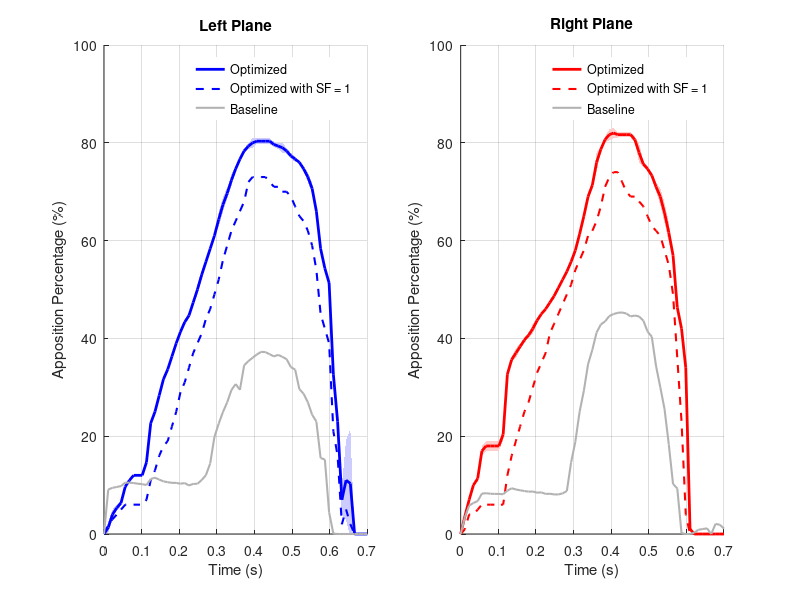

MATLAB code to generate this figure:
clc; clear; close all;

% First data (in percentage, multiplied by 100)
left_percent_1 = 100 * [0.00,0.02,0.05,0.06,0.07,0.10,0.11,0.12,0.12,0.12,0.14,0.23,0.25,0.28,0.32,0.34,0.37,0.39,0.42,0.44,0.45,0.48,0.51,0.54,0.56,0.59,0.61,0.63,0.66,0.69,0.71,0.74,0.76,0.78,0.79,0.80,0.80,0.80,0.80,0.80,0.80,0.79,0.78,0.78,0.77,0.77,0.76,0.74,0.72,0.70,0.65,0.59,0.55,0.51,0.32,0.21,0.04,0.04,0.02,0.00,0.00,0.00,0.00];
right_percent_1 = 100 * [0.00,0.04,0.07,0.10,0.11,0.16,0.17,0.17,0.17,0.17,0.19,0.32,0.36,0.37,0.38,0.39,0.40,0.41,0.44,0.45,0.46,0.48,0.48,0.50,0.52,0.53,0.55,0.58,0.61,0.64,0.68,0.71,0.74,0.78,0.80,0.81,0.81,0.81,0.81,0.81,0.81,0.80,0.76,0.75,0.74,0.73,0.70,0.68,0.64,0.60,0.57,0.46,0.42,0.33,0.01,0.00,0.00,0.00,0.00,0.00,0.00,0.00,0.00];

% Second data (in percentage, multiplied by 100)
left_percent_2 = 100 * [0.00,0.02,0.04,0.05,0.06,0.10,0.11,0.12,0.12,0.12,0.15,0.23,0.25,0.28,0.31,0.33,0.36,0.39,0.41,0.43,0.45,0.47,0.50,0.53,0.56,0.58,0.61,0.64,0.67,0.69,0.73,0.75,0.77,0.78,0.79,0.79,0.80,0.80,0.80,0.80,0.79,0.79,0.79,0.78,0.77,0.76,0.76,0.75,0.73,0.70,0.66,0.58,0.54,0.51,0.31,0.23,0.07,0.09,0.06,0.00,0.00,0.00,0.00];
right_percent_2 = 100 * [0.00,0.04,0.07,0.10,0.12,0.18,0.19,0.19,0.19,0.19,0.21,0.33,0.35,0.36,0.38,0.40,0.41,0.43,0.44,0.45,0.46,0.47,0.49,0.50,0.52,0.54,0.56,0.58,0.61,0.65,0.69,0.71,0.76,0.79,0.81,0.81,0.82,0.82,0.82,0.82,0.82,0.81,0.78,0.76,0.75,0.73,0.71,0.68,0.65,0.61,0.57,0.47,0.42,0.34,0.01,0.00,0.00,0.00,0.00,0.00,0.00,0.00,0.00];

% Third data (in percentage, multiplied by 100)
left_percent_3 = 100 * [0.00,0.00,0.03,0.05,0.06,0.09,0.11,0.12,0.12,0.12,0.15,0.22,0.25,0.29,0.32,0.34,0.36,0.39,0.41,0.43,0.44,0.47,0.49,0.52,0.55,0.58,0.61,0.66,0.69,0.71,0.73,0.75,0.77,0.79,0.80,0.81,0.81,0.81,0.81,0.81,0.80,0.80,0.80,0.79,0.78,0.77,0.76,0.75,0.74,0.72,0.67,0.58,0.54,0.52,0.35,0.25,0.10,0.20,0.23,0.00,0.00,0.00,0.00];
right_percent_3 = 100 * [0.00,0.03,0.07,0.10,0.11,0.17,0.18,0.18,0.18,0.18,0.21,0.33,0.36,0.38,0.39,0.40,0.41,0.42,0.43,0.45,0.46,0.47,0.49,0.51,0.52,0.54,0.56,0.58,0.62,0.66,0.70,0.72,0.78,0.79,0.81,0.83,0.83,0.82,0.82,0.82,0.82,0.81,0.80,0.76,0.75,0.74,0.72,0.71,0.68,0.64,0.57,0.46,0.42,0.35,0.01,0.00,0.00,0.00,0.00,0.00,0.00,0.00,0.00];
% Time vector (scaled: 70 = 0.7 seconds)

% Left and Right baseline data
left_baseline = 100 * [0,0.0909090909090909,0.0944395410414828,0.0962047661076787,0.0979699911738747,0.105030891438658,0.105030891438658,0.104148278905560,0.102824360105914,0.101941747572816,0.100176522506620,0.112533097969991,0.115180935569285,0.111209179170344,0.107678729037952,0.105913503971756,0.104589585172109,0.104589585172109,0.102824360105914,0.104148278905560,0.0992939099735216,0.102383053839365,0.102824360105914,0.110326566637246,0.120476610767873,0.144307149161518,0.198587819947043,0.225507502206531,0.249338040600177,0.269196822594881,0.294351279788173,0.306707855251545,0.294792586054722,0.345101500441306,0.353486319505737,0.360547219770521,0.367166813768756,0.372462488967343,0.372021182700794,0.367608120035305,0.363195057369815,0.366284201235658,0.362312444836717,0.357458075904678,0.341129744042365,0.336275375110327,0.296116504854369,0.286849073256840,0.269196822594881,0.244042365401589,0.229920564872021,0.155339805825243,0.152250661959400,0.0441306266548985,0.000882612533097970,0,0,0,0,0,0,0,0];
right_baseline = 85 * [0,0.0403957131079967,0.0684253915910965,0.0746084089035449,0.0791426215993405,0.0972794723825227,0.0981038746908491,0.0968672712283594,0.0964550700741962,0.0964550700741962,0.0956306677658698,0.104286892003298,0.110057708161583,0.107172300082440,0.105111294311624,0.103462489694971,0.101813685078318,0.102225886232481,0.0993404781533388,0.100164880461665,0.0964550700741962,0.0968672712283594,0.0952184666117065,0.0952184666117065,0.0976916735366859,0.103462489694971,0.172300082440231,0.222176422093982,0.293899422918384,0.344600164880462,0.408903544929926,0.443116240725474,0.484748557295960,0.504122011541632,0.511541632316571,0.524319868095631,0.529266281945589,0.532151690024732,0.532976092333059,0.530502885408079,0.523495465787304,0.525556471558120,0.523495465787304,0.513602638087387,0.487221764220940,0.474443528441880,0.403957131079967,0.353256389117890,0.300494641384996,0.215581203627370,0.120362737015664,0.109645507007420,0.00206100577081616,0,0,0.00329760923330585,0.0103050288540808,0.0119538334707337,0.0136026380873866,0,0.0243198680956307,0.0222588623248145,0.0127782357790602];

left_Safety_one_optimized = 100 * [0.00,0.02,0.03,0.04,0.05,0.06,0.06,0.06,0.06,0.06,0.07,0.11,0.13,0.16,0.18,0.19,0.22,0.25,0.29,0.31,0.34,0.37,0.39,0.41,0.44,0.46,0.49,0.52,0.56,0.59,0.62,0.64,0.66,0.68,0.72,0.73,0.73,0.73,0.73,0.72,0.71,0.71,0.70,0.70,0.69,0.67,0.65,0.64,0.62,0.59,0.54,0.45,0.42,0.39,0.21,0.16,0.02,0.05,0.02,0.00,0.00,0.00,0.00];
right_Safety_one_optimized = 100 * [0.00,0.01,0.04,0.04,0.05,0.06,0.06,0.06,0.06,0.06,0.06,0.12,0.16,0.19,0.22,0.25,0.27,0.30,0.33,0.35,0.37,0.41,0.43,0.45,0.47,0.49,0.51,0.54,0.56,0.58,0.61,0.62,0.64,0.67,0.71,0.73,0.74,0.74,0.72,0.70,0.69,0.69,0.68,0.67,0.65,0.63,0.62,0.61,0.58,0.55,0.49,0.36,0.23,0.04,0.00,0.00,0.00,0.00,0.00,0.00,0.00,0.00,0.00];


% Time vector (scaled: 70 = 0.7 seconds)
time = linspace(0, 0.7, length(left_percent_1));

% Compute the average for left and right planes
avg_left = (left_percent_1 + left_percent_2 + left_percent_3) / 3;
avg_right = (right_percent_1 + right_percent_2 + right_percent_3) / 3;

% Compute the standard deviation for shading
std_left = std([left_percent_1; left_percent_2; left_percent_3]);
std_right = std([right_percent_1; right_percent_2; right_percent_3]);

% Create a figure with two subplots, adjust size for smaller height
figure('Position', [100, 100, 1000, 400]);  % Reduce y-dimension to make the figure shorter

% Left plane subplot
subplot(1, 2, 1);
hold on;
% Plot the shaded area for standard deviation
h_std_left = fill([time, fliplr(time)], [avg_left + std_left, fliplr(avg_left - std_left)], [0.8, 0.8, 1], 'EdgeColor', 'none');  % Light blue shading
% Plot the average line
h_avg_left = plot(time, avg_left, 'b-', 'LineWidth', 2);
% Plot left baseline
h_safe_left = plot(time, left_Safety_one_optimized, 'b--', 'LineWidth', 1.5);  % Dashed black line for baseline
h_base_left = plot(time, left_baseline, 'Color', [0.7 0.7 0.7], 'LineWidth', 1.5);  % Dashed grey line for baseline

xlabel('Time (s)');
ylabel('Apposition Percentage (%)');
title('Left Plane');
ylim([0 100]);
grid on;
%legend([h_avg_left, h_std_left, h_base_left, h_safe_left], {'Optimized', 'Standard Deviation', 'Baseline', 'Optimized with SF = 1'}, 'Location', 'best', 'Box', 'off');  % No border around the legend
legend([h_avg_left, h_safe_left,h_base_left], {'Optimized', 'Optimized with SF = 1','Baseline'}, 'Location', 'best', 'Box', 'off');  % No border around the legend

hold off;

% Right plane subplot
subplot(1, 2, 2);
hold on;
% Plot the shaded area for standard deviation
h_std_right = fill([time, fliplr(time)], [avg_right + std_right, fliplr(avg_right - std_right)], [1, 0.8, 0.8], 'EdgeColor', 'none');  % Light red shading
% Plot the average line
h_avg_right = plot(time, avg_right, 'r-', 'LineWidth', 2);
% Plot right baseline
h_safe_right = plot(time, right_Safety_one_optimized, 'r--', 'LineWidth', 1.5);  % Dashed black line for baseline
h_base_right = plot(time, right_baseline, 'Color', [0.7 0.7 0.7], 'LineWidth', 1.5);  % Dashed grey line for baseline

xlabel('Time (s)');
ylabel('Apposition Percentage (%)');
title('Right Plane');
ylim([0 100]);
grid on;
%legend([h_avg_right, h_std_right, h_base_right, h_safe_right], {'Optimized', 'Standard Deviation', 'Baseline', 'Optimized with SF = 1'}, 'Location', 'best', 'Box', 'off');  % No border around the legend
legend([h_avg_right, h_safe_right,h_base_right], {'Optimized', 'Optimized with SF = 1', 'Baseline'}, 'Location', 'best', 'Box', 'off');  % No border around the legend
hold off;